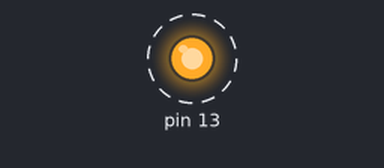
Simulated run of this sketch. Board: Arduino Uno, built with avr-gcc and run on an emulated ATmega328P. On the bench: output pins drawn as LEDs (lit = HIGH). Dashed ring = blinking.

Above: at 0.2 s.
Timing chart, 0 to 3.0 s (numbered marks = the images above):
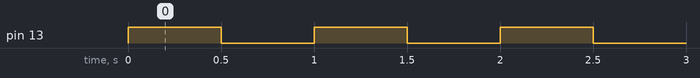

The sketch:

BLINK_CPP.ino
```cpp
#include <stdint.h>
#include <util/delay.h> // Standard AVR delay utility

// 1. Strongly typed enum for safety
enum class PinState : uint8_t {
    Low  = 0,
    High = 1
};

// 2. Hardware mapping for ATmega328P Port B
struct PortB_Registers {
    volatile uint8_t PIN;  // Input Pins Address (0x23)
    volatile uint8_t DDR;  // Data Direction Register (0x24)
    volatile uint8_t PORT; // Data Register (0x25)
};

// 3. Zero-Overhead C++ Driver Class
class UnoLed {
private:
    // Base address for Port B registers on ATmega328P
    static constexpr uintptr_t PORTB_BASE = 0x23;

    // Hardcoded bitmask for Pin 13 (Bit 5 of Port B)
    static constexpr uint8_t LED_PIN_MASK = (1 << 5);

    // Cast the raw memory address to our register structure
    inline PortB_Registers* regs() const {
        return reinterpret_cast<PortB_Registers*>(PORTB_BASE);
    }

public:
    // Standard constructor
    constexpr UnoLed() = default;

    // Configure Port B Pin 5 as an Output
    void init() {
        regs()->DDR |= LED_PIN_MASK;
    }

    // Set LED explicitly On or Off
    void write(PinState state) {
        if (state == PinState::High) {
            regs()->PORT |= LED_PIN_MASK;  // Set bit high
        } else {
            regs()->PORT &= ~LED_PIN_MASK; // Clear bit low
        }
    }

    // Hardware-accelerated toggle
    // (Writing a '1' to the PIN register toggles an AVR output pin instantly)
    void toggle() {
        regs()->PIN = LED_PIN_MASK;
    }
};

// 4. Main Application Entry Point
int main() {
    UnoLed led;
    led.init(); // Setup Pin 13 as output

    while (true) {
        // Method A: Explicit On/Off using Enums
        led.write(PinState::High);
        _delay_ms(500); // 500 millisecond delay

        led.write(PinState::Low);
        _delay_ms(500);

        // Method B: Ultra-fast toggle alternative
        // led.toggle();
        // _delay_ms(500);
    }

    return 0;
}
```

Measured:
- by itself, pin 13: alternates HIGH for 0.50 s and LOW for 0.50 s
